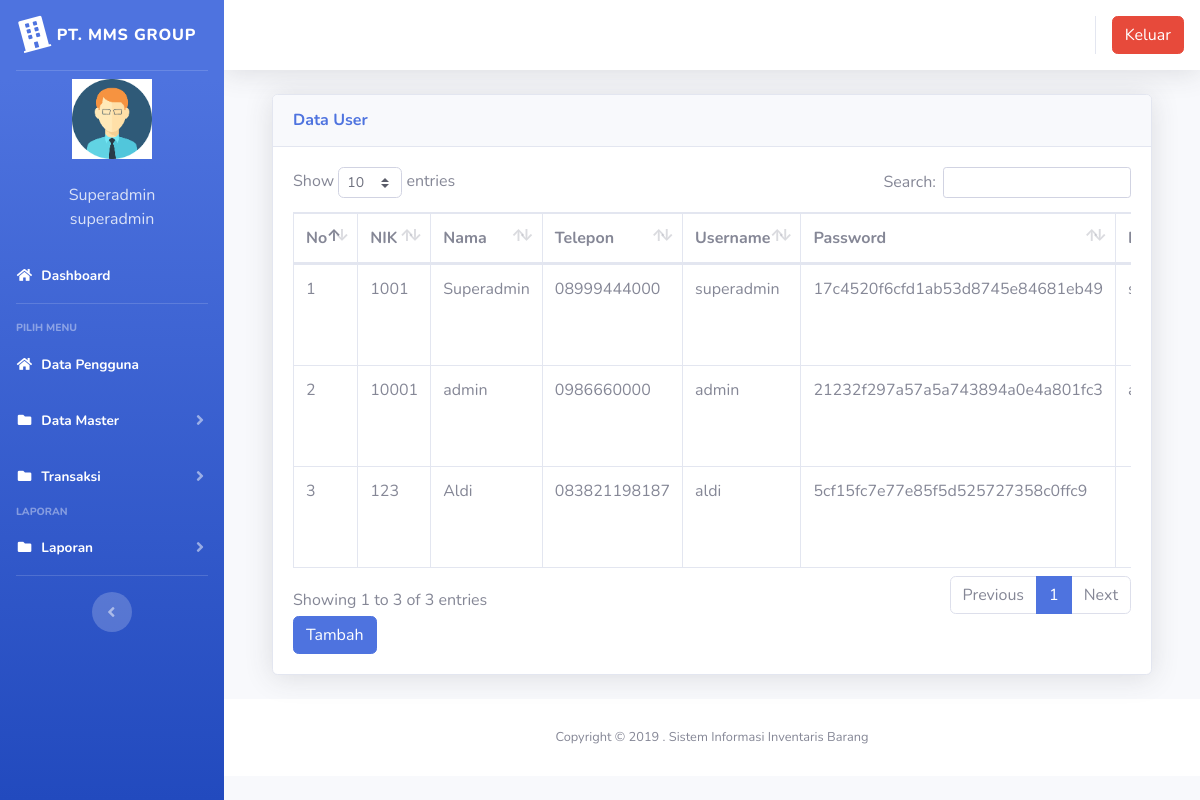
Page /index3.php?page=pengguna (signed in) on the committed database.
### tables this page shows
CREATE TABLE `users` (
  `id` int(11) NOT NULL,
  `nik` varchar(10) NOT NULL,
  `nama` varchar(100) NOT NULL,
  `alamat` varchar(200) NOT NULL,
  `telepon` varchar(100) NOT NULL,
  `username` varchar(100) NOT NULL,
  `password` varchar(100) NOT NULL,
  `level` varchar(25) NOT NULL DEFAULT 'member',
  `foto` varchar(25) NOT NULL
);

### page/pengguna/pengguna.php (the view, shortened to what this page needs)
<div class="container-fluid">
  <div class="card shadow mb-4">
    <div class="card-header py-3">
      <h6 class="m-0 font-weight-bold text-primary">Data User</h6>
    </div>
    <div class="card-body">
      <div class="table-responsive">
        <table class="table table-bordered" id="dataTable" width="100%" cellspacing="0">
        <thead>
                                <tr>
			<th>No</th>
			<th>NIK</th>
			<th>Nama</th>
			<th>Telepon</th>
			<th>Username</th>
                                    <th>Password</th>
                                    <th>Level</th>
                                </tr>
		</thead>
          <tbody>
            <?php
	$no = 1;
	$sql = $koneksi->query("select * from users");
	while ($data = $sql->fetch_assoc()) {
	?>
                                <tr>
                                    <td><?php echo $no++; ?></td>
			<td><?php echo $data['nik'] ?></td>
			<td><?php echo $data['nama'] ?></td>
			<td><?php echo $data['telepon'] ?></td>
                                    <td><?php echo $data['username'] ?></td>
			<td><?php echo $data['password'] ?></td>
			<td><?php echo $data['level'] ?></td>
                                </tr>
	<?php }?>
		   </tbody>
                        </table>
<a href="?page=pengguna&aksi=tambahpengguna" class="btn btn-primary" >Tambah</a>
      </div>
    </div>
  </div>
</div>

### index3.php (shortened to what this page needs)
<?php
$koneksi = new mysqli("localhost", "root", "", "inventori");
?>
<!DOCTYPE html>
<html lang="en">
<head>
  <link href="vendor/fontawesome-free/css/all.min.css" rel="stylesheet" type="text/css">
  <link href="css/sb-admin-2.min.css" rel="stylesheet">
  <link href="vendor/datatables/dataTables.bootstrap4.min.css" rel="stylesheet">
</head>
<body id="page-top">
  <div id="wrapper">
    <ul class="navbar-nav bg-gradient-primary sidebar sidebar-dark accordion" id="accordionSidebar">
      <a class="sidebar-brand d-flex align-items-center justify-content-center" href="index3.php">
        <div class="sidebar-brand-icon rotate-n-15">
          <i class="fas fa-building"></i>
        </div>
        <div class="sidebar-brand-text mx-2">PT. MMS GROUP</div>
      </a>
      <hr class="sidebar-divider my-0">
      <?php
      if ($_SESSION['superadmin']) {
        $user = $_SESSION['superadmin'];
      }
      $sql = $koneksi->query("select * from users where id='$user'");
      $data = $sql->fetch_assoc();
      ?>
      <li class="d-flex align-items-center justify-content-center">
        <a class="nav-link">
          <img src="img/<?php echo $data['foto'] ?>" class="img-circle" width="80" alt="User" /></a>
      </li>
      <li class="nav-item ">
        <a class="nav-link">
          <div class="d-flex align-items-center justify-content-center" class="name"> <?php echo  $data['nama']; ?></div>
          <div class="d-flex align-items-center justify-content-center" class="email"><?php echo $data['level']; ?></div>
        </a>
      </li>
      <li class="nav-item active">
        <a class="nav-link" href="?page=home3">
          <i class="fas fa-fw fa-home"></i>
          <span>Dashboard</span></a>
      </li>
      <hr class="sidebar-divider">
      <div class="sidebar-heading">
        Pilih Menu
      </div>
      <li class="nav-item active">
        <a class="nav-link" href="?page=pengguna">
          <i class="fas fa-fw fa-home"></i>
          <span>Data Pengguna</span></a>
      </li>
      <li class="nav-item active">
        <a class="nav-link collapsed" href="#" data-toggle="collapse" data-target="#collapseData" aria-expanded="true" aria-controls="collapseData">
          <i class="fas fa-fw fa-folder"></i>
          <span>Data Master</span>
        </a>
      </li>
      <li class="nav-item active">
        <a class="nav-link collapsed" href="#" data-toggle="collapse" data-target="#collapsePages" aria-expanded="true" aria-controls="collapsePages">
          <i class="fas fa-fw fa-folder"></i>
          <span>Transaksi</span>
        </a>
      </li>
      <div class="sidebar-heading">
        Laporan
      </div>
      <li class="nav-item active">
        <a class="nav-link collapsed" href="#" data-toggle="collapse" data-target="#collapseLaporan" aria-expanded="true" aria-controls="collapseLaporan">
          <i class="fas fa-fw fa-folder"></i>
          <span>Laporan</span>
        </a>
      </li>
      <hr class="sidebar-divider d-none d-md-block">
      <div class="text-center d-none d-md-inline">
        <button class="rounded-circle border-0" id="sidebarToggle"></button>
      </div>
    </ul>
    <div id="content-wrapper" class="d-flex flex-column">
      <div id="content">
        <nav class="navbar navbar-expand navbar-light bg-white topbar mb-4 static-top shadow">
          <ul class="navbar-nav ml-auto">
            <li class="nav-item dropdown no-arrow">
              <div class="top-menu">
                <ul class="nav pull-right top-menu">
                  <li><a onclick="return confirm('Apakah anda yakin akan logout?')" class="btn btn-danger" class="logout" href="logout.php">Keluar</a></li>
                </ul>
              </div>
            </li>
          </ul>
        </nav>
        <div class="container-fluid">
          <section class="content">
            <?php
            $page = $_GET['page'];
            $aksi = $_GET['aksi'];
            if ($page == "pengguna") {
              if ($aksi == "") {
                include "page/pengguna/pengguna.php";
              }
            }
            ?>
          </section>
        </div>
        <footer class="sticky-footer bg-white">
          <div class="container my-auto">
            <div class="copyright text-center my-auto">
              <span>Copyright &copy; 2019 . Sistem Informasi Inventaris Barang</span>
            </div>
          </div>
        </footer>
      </div>
    </div>
  </div>
</body>
</html>

### rows in the picture
users: foto (picture), nama "Superadmin", level "superadmin", nik "1001", telepon "08999444000", username "superadmin", password "17c4520f6cfd1ab53d8745e84681eb49"
users: nik "10001", nama "admin", telepon "0986660000", username "admin", password "21232f297a57a5a743894a0e4a801fc3"
users: nik "123", nama "Aldi", telepon "083821198187", username "aldi", password "5cf15fc7e77e85f5d525727358c0ffc9"
